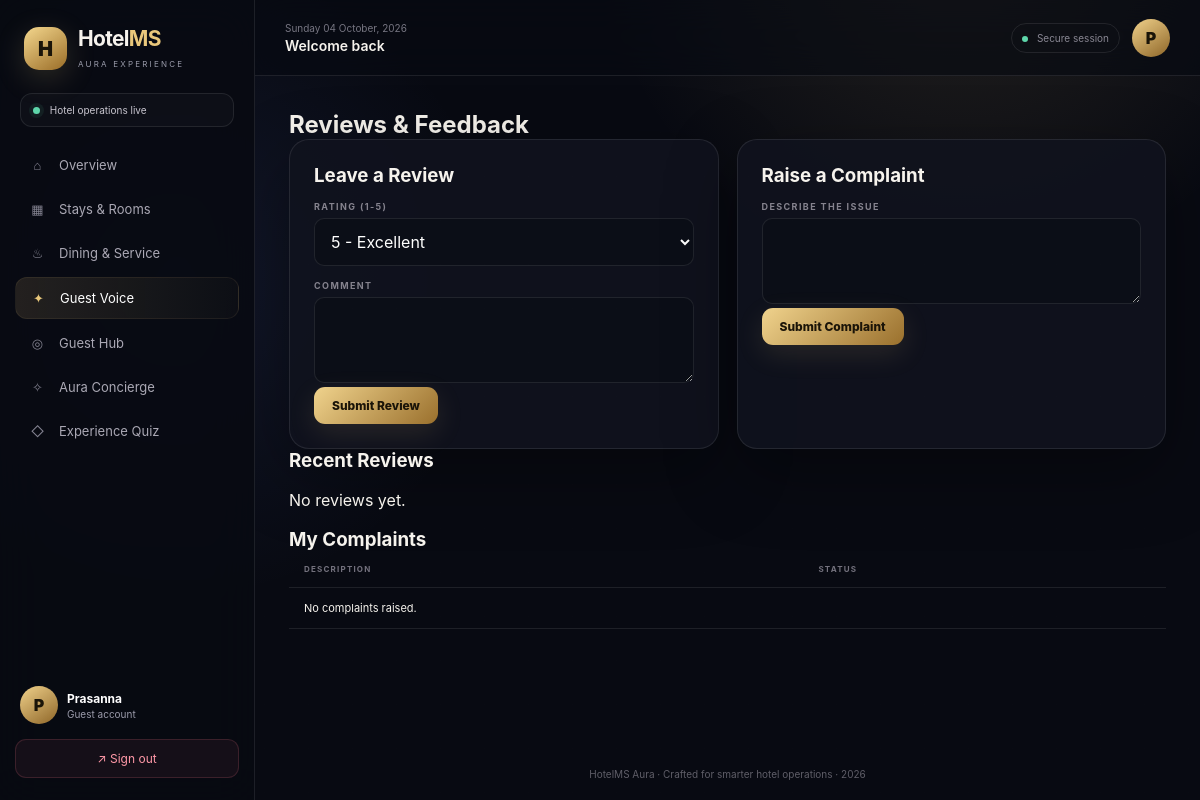
Screenshot of /reviews/ (signed in) with the database file from the repository.
### models.py (models this page shows, shortened)
class User(UserMixin, db.Model):
    id = db.Column(db.Integer, primary_key=True)
    name = db.Column(db.String(120), nullable=False)
    email = db.Column(db.String(120), unique=True, nullable=False)
    password_hash = db.Column(db.String(255), nullable=False)
    role = db.Column(db.String(20), nullable=False, default="guest")
    created_at = db.Column(db.DateTime, default=datetime.utcnow)

### routes/review_routes.py (the view)
@review_bp.route("/")
@login_required
def list_reviews():
    reviews = Review.query.order_by(Review.created_at.desc()).all()
    complaints = Complaint.query.filter_by(guest_id=current_user.id).all()
    return render_template("reviews/reviews.html", reviews=reviews, complaints=complaints)

### templates/reviews/reviews.html (shortened to what this page needs)
{% extends "base.html" %}
{% block content %}
<h2>Reviews & Feedback</h2>
<div class="two-col">
    <div class="form-card">
        <h3>Leave a Review</h3>
        <form method="POST" action="{{ url_for('review.add_review') }}">
            <label>Rating (1-5)</label>
            <select name="rating" required>
                <option value="5">5 - Excellent</option>
            </select>
            <label>Comment</label>
            <textarea name="comment" rows="3"></textarea>
            <button type="submit" class="btn-primary">Submit Review</button>
        </form>
    </div>
    <div class="form-card">
        <h3>Raise a Complaint</h3>
        <form method="POST" action="{{ url_for('review.add_complaint') }}">
            <label>Describe the issue</label>
            <textarea name="description" rows="3" required></textarea>
            <button type="submit" class="btn-primary">Submit Complaint</button>
        </form>
    </div>
</div>
<h3>Recent Reviews</h3>
<div class="card-grid">
    {% for r in reviews %}
    <div class="item-card">
        <p>{{ '⭐' * r.rating }}</p>
        <p>{{ r.comment or "No comment" }}</p>
        <p class="hint">— {{ r.guest.name }}</p>
    </div>
    {% else %}
    <p>No reviews yet.</p>
    {% endfor %}
</div>
<h3>My Complaints</h3>
<table class="data-table">
    <thead><tr><th>Description</th><th>Status</th></tr></thead>
    <tbody>
        {% for c in complaints %}
        <tr><td>{{ c.description }}</td><td>{{ c.status }}</td></tr>
        {% else %}
        <tr><td colspan="2">No complaints raised.</td></tr>
        {% endfor %}
    </tbody>
</table>
{% endblock %}

### templates/base.html (shortened to what this page needs)
<!doctype html>
<html lang="en">
<head>
    <link rel="stylesheet" href="{{ url_for('static', filename='css/style.css') }}">
</head>
<body class="{% if current_user.is_authenticated %}app-shell{% else %}auth-shell{% endif %}">
{% if current_user.is_authenticated %}
<aside class="sidebar" id="sidebar">
    <div class="brand">
        <div class="brandmark">H</div>
        <div><h2>Hotel<span>MS</span></h2><small>AURA EXPERIENCE</small></div>
    </div>
    <div class="welcome-mini"><span class="pulse"></span> Hotel operations live</div>
    <nav class="nav">
        <a href="{{ url_for('auth.dashboard') }}" class="{{ 'active' if request.endpoint == 'auth.dashboard' }}"><i>⌂</i> Overview</a>
        <a href="{{ url_for('booking.rooms') }}" class="{{ 'active' if request.blueprint == 'booking' }}"><i>▦</i> Stays & Rooms</a>
        <a href="{{ url_for('service.menu') }}" class="{{ 'active' if request.blueprint == 'service' }}"><i>♨</i> Dining & Service</a>
        <a href="{{ url_for('review.list_reviews') }}" class="{{ 'active' if request.blueprint == 'review' }}"><i>✦</i> Guest Voice</a>
        <a href="{{ url_for('advanced.guest_hub') }}" class="{{ 'active' if request.endpoint == 'advanced.guest_hub' }}"><i>◎</i> Guest Hub</a>
        <a href="{{ url_for('advanced.concierge') }}" class="{{ 'active' if request.endpoint == 'advanced.concierge' }}"><i>✧</i> Aura Concierge</a>
        <a href="{{ url_for('quiz.quiz_home') }}" class="{{ 'active' if request.blueprint == 'quiz' }}"><i>◇</i> Experience Quiz</a>
    </nav>
    <div class="sidebar-bottom">
        <div class="mini-profile"><div class="avatar">{{ current_user.name[0]|upper }}</div><div><strong>{{ current_user.name }}</strong><small>{{ current_user.role|capitalize }} account</small></div></div>
        <a class="logout" href="{{ url_for('auth.logout') }}">↗ Sign out</a>
    </div>
</aside>
<main class="main">
    <header class="topbar">
        <div class="top-left"><button class="menu" id="menuBtn">☰</button><div><div class="date" id="date"></div><h3>{% block pagetitle %}Welcome back{% endblock %}</h3></div></div>
        <div class="top-right"><div class="top-status"><span></span> Secure session</div><div class="avatar">{{ current_user.name[0]|upper }}</div></div>
    </header>
    <section class="content">
{% else %}
<main class="auth-wrapper">
{% endif %}
    {% block content %}{% endblock %}
{% if current_user.is_authenticated %}
    </section>
    <footer>HotelMS Aura · Crafted for smarter hotel operations · 2026</footer>
</main>
{% else %}
</main>
{% endif %}
</body>
</html>

### rows the page displays
User: name "P", name "Prasanna", role "Guest"
